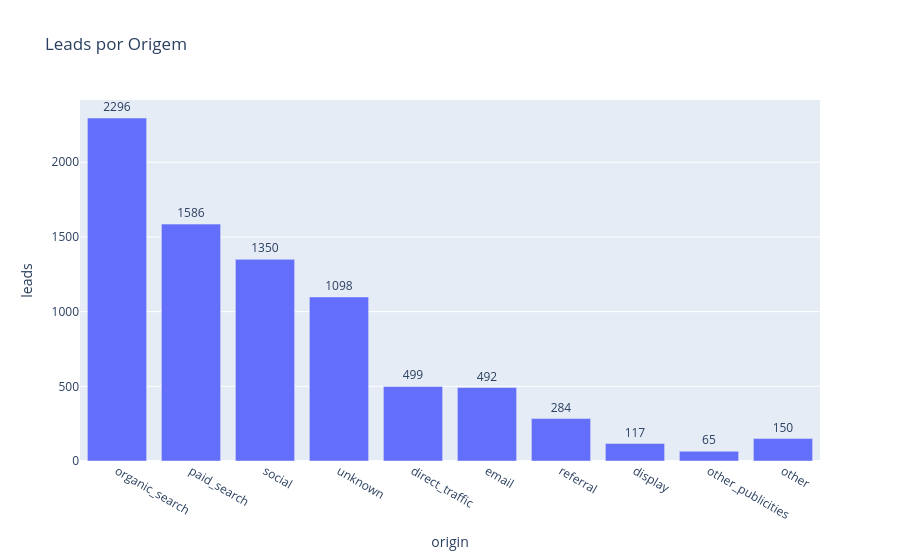
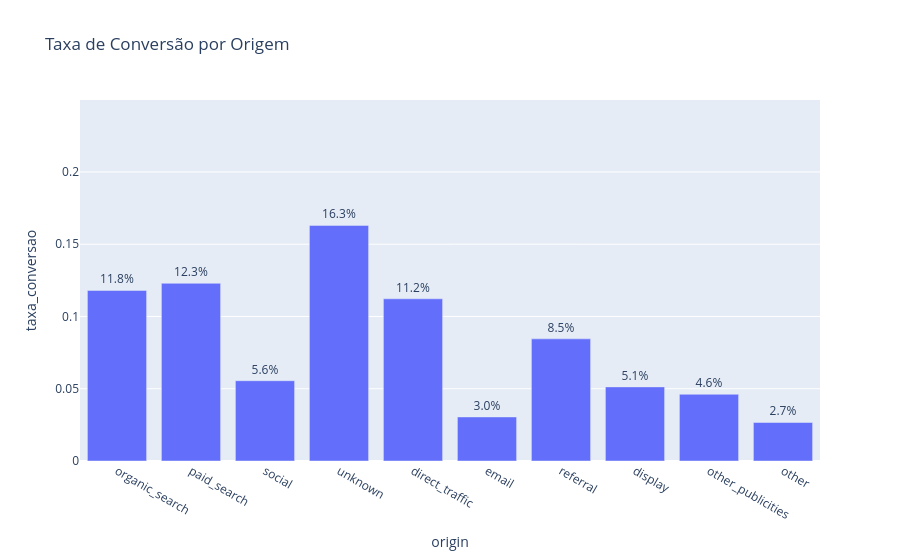
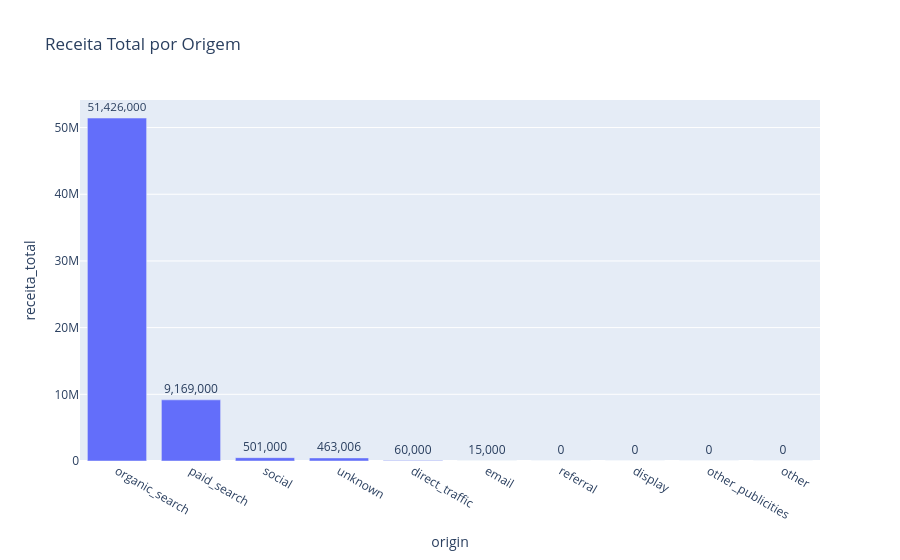

Notebook cell for these charts, in order:
### Code cell
fig_origin_leads = px.bar(origin_perf, x='origin', y='leads', title='Leads por Origem', text='leads')
fig_origin_leads.update_traces(textposition='outside')
fig_origin_leads.show()

fig_origin_conv = px.bar(origin_perf, x='origin', y='taxa_conversao', title='Taxa de Conversão por Origem', text='taxa_conversao')
fig_origin_conv.update_traces(texttemplate='%{text:.1%}', textposition='outside')
fig_origin_conv.show()

fig_origin_rev = px.bar(origin_perf, x='origin', y='receita_total', title='Receita Total por Origem', text='receita_total')
fig_origin_rev.update_traces(texttemplate='%{text:,.0f}', textposition='outside')
fig_origin_rev.show()

### Figure 1 — Plotly figure (JSON) as saved in the notebook; plotly's stock layout.template omitted (floating-point values rounded to 4 significant figures)
{"data": [{"alignmentgroup": "True", "hovertemplate": "origin=%{x}<br>leads=%{text}<extra></extra>", "legendgroup": "", "marker": {"color": "#636efa", "pattern": {"shape": ""}}, "name": "", "offsetgroup": "", "orientation": "v", "showlegend": false, "text": [2296, 1586, 1350, 1098, 59, 499, 492, 284, 117, 65, 150], "textposition": "outside", "type": "bar", "x": ["organic_search", "paid_search", "social", "unknown", null, "direct_traffic", "email", "referral", "display", "other_publicities", "other"], "xaxis": "x", "y": [2296, 1586, 1350, 1098, 59, 499, 492, 284, 117, 65, 150], "yaxis": "y"}], "layout": {"barmode": "relative", "legend": {"tracegroupgap": 0}, "title": {"text": "Leads por Origem"}, "xaxis": {"anchor": "y", "domain": [0, 1], "title": {"text": "origin"}}, "yaxis": {"anchor": "x", "domain": [0, 1], "title": {"text": "leads"}}}}

### Figure 2 — Plotly figure (JSON) as saved in the notebook; plotly's stock layout.template omitted (floating-point values rounded to 4 significant figures)
{"data": [{"alignmentgroup": "True", "hovertemplate": "origin=%{x}<br>taxa_conversao=%{text}<extra></extra>", "legendgroup": "", "marker": {"color": "#636efa", "pattern": {"shape": ""}}, "name": "", "offsetgroup": "", "orientation": "v", "showlegend": false, "text": [0.118, 0.123, 0.05556, 0.163, 0.2373, 0.1122, 0.03049, 0.08451, 0.05128, 0.04615, 0.02667], "textposition": "outside", "texttemplate": "%{text:.1%}", "type": "bar", "x": ["organic_search", "paid_search", "social", "unknown", null, "direct_traffic", "email", "referral", "display", "other_publicities", "other"], "xaxis": "x", "y": [0.118, 0.123, 0.05556, 0.163, 0.2373, 0.1122, 0.03049, 0.08451, 0.05128, 0.04615, 0.02667], "yaxis": "y"}], "layout": {"barmode": "relative", "legend": {"tracegroupgap": 0}, "title": {"text": "Taxa de Conversão por Origem"}, "xaxis": {"anchor": "y", "domain": [0, 1], "title": {"text": "origin"}}, "yaxis": {"anchor": "x", "domain": [0, 1], "title": {"text": "taxa_conversao"}}}}

### Figure 3 — Plotly figure (JSON) as saved in the notebook; plotly's stock layout.template omitted (floating-point values rounded to 4 significant figures)
{"data": [{"alignmentgroup": "True", "hovertemplate": "origin=%{x}<br>receita_total=%{text}<extra></extra>", "legendgroup": "", "marker": {"color": "#636efa", "pattern": {"shape": ""}}, "name": "", "offsetgroup": "", "orientation": "v", "showlegend": false, "text": [51426000, 9169000, 501000, 463006, 150000, 60000, 15000, 0, 0, 0, 0], "textposition": "outside", "texttemplate": "%{text:,.0f}", "type": "bar", "x": ["organic_search", "paid_search", "social", "unknown", null, "direct_traffic", "email", "referral", "display", "other_publicities", "other"], "xaxis": "x", "y": [51426000, 9169000, 501000, 463006, 150000, 60000, 15000, 0, 0, 0, 0], "yaxis": "y"}], "layout": {"barmode": "relative", "legend": {"tracegroupgap": 0}, "title": {"text": "Receita Total por Origem"}, "xaxis": {"anchor": "y", "domain": [0, 1], "title": {"text": "origin"}}, "yaxis": {"anchor": "x", "domain": [0, 1], "title": {"text": "receita_total"}}}}
